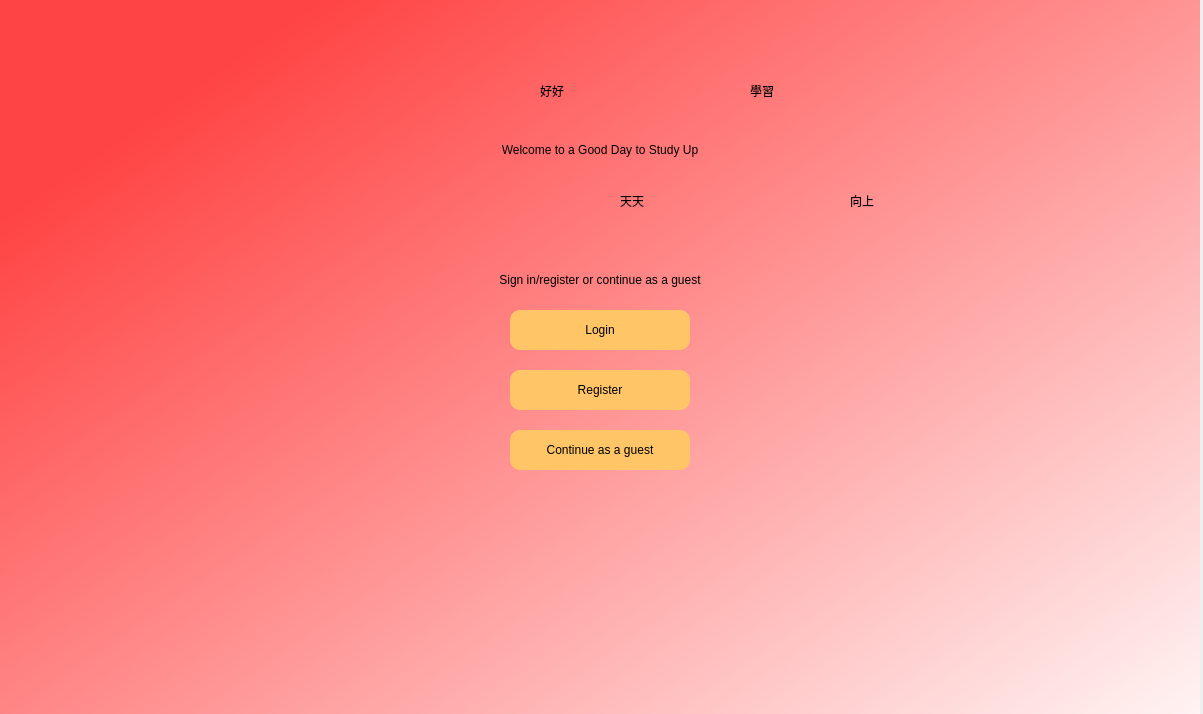
<?xml version="1.0" encoding="UTF-8"?>
<ui version="4.0">
 <class>Dialog</class>
 <widget class="QDialog" name="Dialog">
  <property name="geometry">
   <rect>
    <x>0</x>
    <y>0</y>
    <width>1203</width>
    <height>714</height>
   </rect>
  </property>
  <property name="windowTitle">
   <string>Dialog</string>
  </property>
  <widget class="QWidget" name="widget" native="true">
   <property name="geometry">
    <rect>
     <x>0</x>
     <y>0</y>
     <width>1200</width>
     <height>800</height>
    </rect>
   </property>
   <property name="styleSheet">
    <string notr="true">QWidget#widget{
background-color: qlineargradient(spread:pad, x1:0.11828, y1:0.153409, x2:1, y2:1, stop:0 rgba(255, 68, 68, 255), stop:1 rgba(255, 255, 255, 255));}</string>
   </property>
   <widget class="QLabel" name="label">
    <property name="geometry">
     <rect>
      <x>300</x>
      <y>120</y>
      <width>600</width>
      <height>60</height>
     </rect>
    </property>
    <property name="styleSheet">
     <string notr="true">font: 36pt &quot;Helvetica&quot;;</string>
    </property>
    <property name="text">
     <string>Welcome to a Good Day to Study Up</string>
    </property>
    <property name="alignment">
     <set>Qt::AlignCenter</set>
    </property>
   </widget>
   <widget class="QLabel" name="label_2">
    <property name="geometry">
     <rect>
      <x>480</x>
      <y>270</y>
      <width>240</width>
      <height>20</height>
     </rect>
    </property>
    <property name="text">
     <string>Sign in/register or continue as a guest</string>
    </property>
    <property name="alignment">
     <set>Qt::AlignCenter</set>
    </property>
   </widget>
   <widget class="QPushButton" name="login">
    <property name="geometry">
     <rect>
      <x>510</x>
      <y>310</y>
      <width>180</width>
      <height>40</height>
     </rect>
    </property>
    <property name="styleSheet">
     <string notr="true">border-radius:10px;
font: 18pt &quot;Helvetica&quot;;
background-color: rgb(255, 197, 102);</string>
    </property>
    <property name="text">
     <string>Login</string>
    </property>
   </widget>
   <widget class="QPushButton" name="new_user">
    <property name="geometry">
     <rect>
      <x>510</x>
      <y>370</y>
      <width>180</width>
      <height>40</height>
     </rect>
    </property>
    <property name="styleSheet">
     <string notr="true">border-radius:10px;
font: 18pt &quot;Helvetica&quot;;
background-color: rgb(255, 197, 102);</string>
    </property>
    <property name="text">
     <string>Register</string>
    </property>
   </widget>
   <widget class="QPushButton" name="guest">
    <property name="geometry">
     <rect>
      <x>510</x>
      <y>430</y>
      <width>180</width>
      <height>40</height>
     </rect>
    </property>
    <property name="styleSheet">
     <string notr="true">border-radius:10px;
font: 18pt &quot;Helvetica&quot;;
background-color: rgb(255, 197, 102);</string>
    </property>
    <property name="text">
     <string>Continue as a guest</string>
    </property>
   </widget>
   <widget class="QLabel" name="label_3">
    <property name="geometry">
     <rect>
      <x>540</x>
      <y>60</y>
      <width>91</width>
      <height>61</height>
     </rect>
    </property>
    <property name="styleSheet">
     <string notr="true">font: 44pt &quot;.AppleSystemUIFont&quot;;</string>
    </property>
    <property name="text">
     <string>好好</string>
    </property>
   </widget>
   <widget class="QLabel" name="label_4">
    <property name="geometry">
     <rect>
      <x>750</x>
      <y>60</y>
      <width>91</width>
      <height>61</height>
     </rect>
    </property>
    <property name="styleSheet">
     <string notr="true">font: 44pt &quot;.AppleSystemUIFont&quot;;</string>
    </property>
    <property name="text">
     <string>學習</string>
    </property>
   </widget>
   <widget class="QLabel" name="label_5">
    <property name="geometry">
     <rect>
      <x>620</x>
      <y>170</y>
      <width>91</width>
      <height>61</height>
     </rect>
    </property>
    <property name="styleSheet">
     <string notr="true">font: 44pt &quot;.AppleSystemUIFont&quot;;</string>
    </property>
    <property name="text">
     <string>天天</string>
    </property>
   </widget>
   <widget class="QLabel" name="label_6">
    <property name="geometry">
     <rect>
      <x>850</x>
      <y>170</y>
      <width>91</width>
      <height>61</height>
     </rect>
    </property>
    <property name="styleSheet">
     <string notr="true">font: 44pt &quot;.AppleSystemUIFont&quot;;</string>
    </property>
    <property name="text">
     <string>向上</string>
    </property>
   </widget>
  </widget>
 </widget>
 <resources/>
 <connections/>
</ui>
